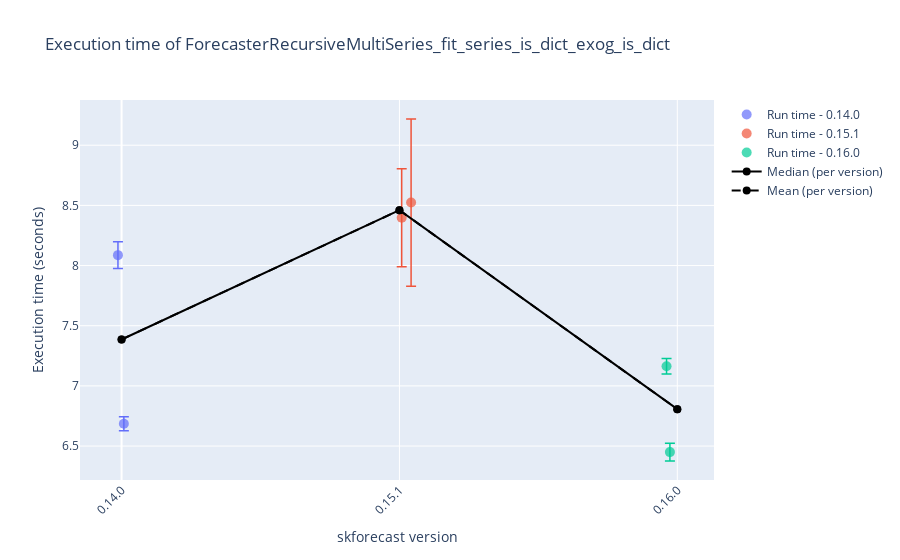
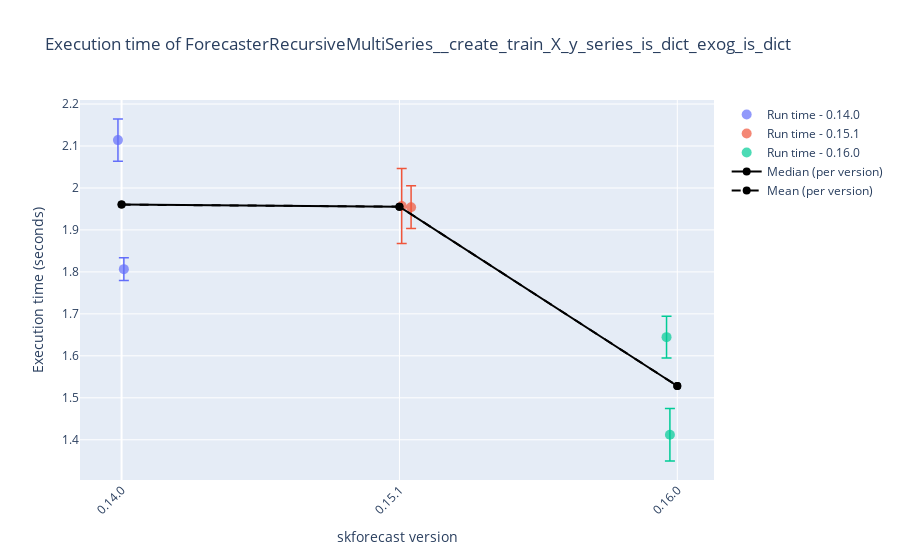
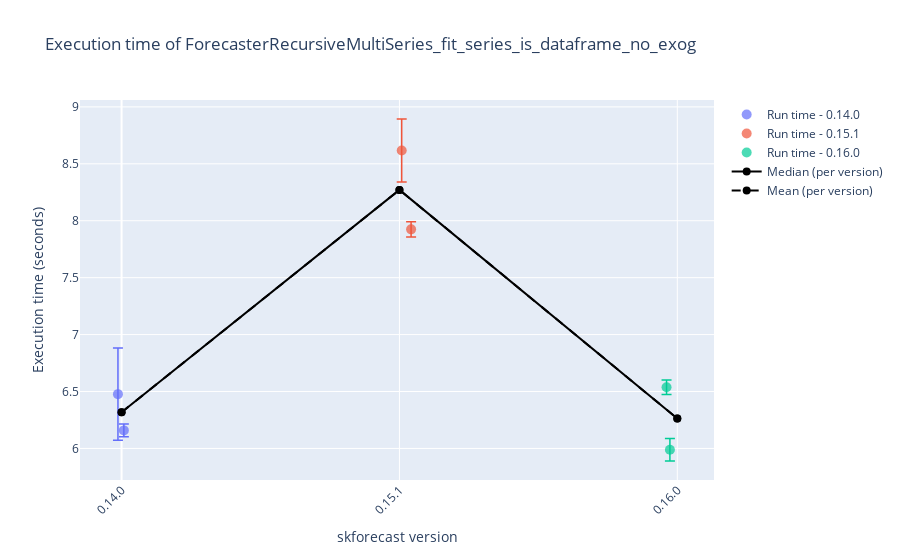
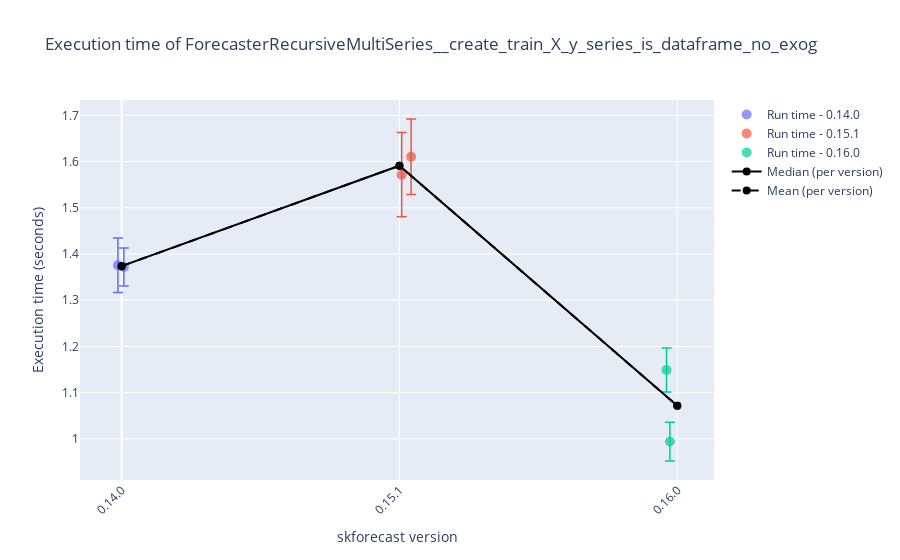

Write notebook code for charts like these, in order.
### Code cell
# Plot results
# ==============================================================================
display_df = True
selected_date = None
# 'Linux-6.11.0-24-generic-x86_64-with-glibc2.39'
# 'Windows-10-10.0.19045-SP0'
selected_platform = None

results_benchmark_all = joblib.load("./benchmark.joblib")
results_benchmark = results_benchmark_all.query("forecaster_name in ['ForecasterRecursiveMultiSeries', 'ForecasterAutoregMultiSeries']")
results_benchmark = results_benchmark.query("regressor_name == 'LGBMRegressor'")
for function_name in results_benchmark['function_name'].unique():
    df = results_benchmark.query(f"function_name == '{function_name}'")
    if selected_date:
        df = df[df['datetime'].dt.date == pd.to_datetime(selected_date).date()]
    if selected_platform:
        df = df[df['platform'] == selected_platform]
    if display_df:
        display(df)
    plot_benchmark_results(df.copy(), function_name, add_median=True, add_mean=True)

### Figure 1 — Plotly figure (JSON) as saved in the notebook; plotly's stock layout.template omitted (floating-point values rounded to 4 significant figures)
{"data": [{"error_y": {"array": [0.1108, 0.05841], "color": "#636EFA", "thickness": 1.5, "type": "data", "visible": true, "width": 5}, "hovertemplate": "%{text}<extra></extra>", "marker": {"color": "#636EFA", "opacity": 0.7, "size": 10}, "mode": "markers", "name": "Run time - 0.14.0", "showlegend": true, "text": ["Forecaster: ForecasterRecursiveMultiSeries<br>Regressor: LGBMRegressor<br>Function: ForecasterRecursiveMultiSeries_fit_series_is_dict_exog_is_dict<br>Function_hash: 63b606a379874ae9f340ba4fe592d695<br>Datetime: 2025-04-24 10:40:25.109072<br>Python version: 3.11.10<br>skforecast version: 0.14.0<br>numpy version: 2.1.3<br>pandas version: 2.2.3<br>sklearn version: 1.6.1<br>lightgbm version: 4.5.0<br>Platform: Windows-10-10.0.19045-SP0<br>Processor: Intel64 Family 6 Model 141 Stepping 1, GenuineIntel<br>CPU count: 16<br>Memory (GB): 34.07<br>", "Forecaster: ForecasterRecursiveMultiSeries<br>Regressor: LGBMRegressor<br>Function: ForecasterRecursiveMultiSeries_fit_series_is_dict_exog_is_dict<br>Function_hash: 63b606a379874ae9f340ba4fe592d695<br>Datetime: 2025-04-24 11:07:42.003553<br>Python version: 3.11.10<br>skforecast version: 0.14.0<br>numpy version: 2.1.3<br>pandas version: 2.2.3<br>sklearn version: 1.6.1<br>lightgbm version: 4.5.0<br>Platform: Windows-10-10.0.19045-SP0<br>Processor: Intel64 Family 6 Model 141 Stepping 1, GenuineIntel<br>CPU count: 16<br>Memory (GB): 34.07<br>"], "type": "scatter", "x": [-0.01307, 0.008195], "y": [8.087, 6.685]}, {"error_y": {"array": [0.4075, 0.6945], "color": "#EF553B", "thickness": 1.5, "type": "data", "visible": true, "width": 5}, "hovertemplate": "%{text}<extra></extra>", "marker": {"color": "#EF553B", "opacity": 0.7, "size": 10}, "mode": "markers", "name": "Run time - 0.15.1", "showlegend": true, "text": ["Forecaster: ForecasterRecursiveMultiSeries<br>Regressor: LGBMRegressor<br>Function: ForecasterRecursiveMultiSeries_fit_series_is_dict_exog_is_dict<br>Function_hash: 63b606a379874ae9f340ba4fe592d695<br>Datetime: 2025-04-24 10:33:15.303767<br>Python version: 3.11.10<br>skforecast version: 0.15.1<br>numpy version: 2.1.3<br>pandas version: 2.2.3<br>sklearn version: 1.6.1<br>lightgbm version: 4.5.0<br>Platform: Windows-10-10.0.19045-SP0<br>Processor: Intel64 Family 6 Model 141 Stepping 1, GenuineIntel<br>CPU count: 16<br>Memory (GB): 34.07<br>", "Forecaster: ForecasterRecursiveMultiSeries<br>Regressor: LGBMRegressor<br>Function: ForecasterRecursiveMultiSeries_fit_series_is_dict_exog_is_dict<br>Function_hash: 63b606a379874ae9f340ba4fe592d695<br>Datetime: 2025-04-24 11:16:37.067503<br>Python version: 3.11.10<br>skforecast version: 0.15.1<br>numpy version: 2.1.3<br>pandas version: 2.2.3<br>sklearn version: 1.6.1<br>lightgbm version: 4.5.0<br>Platform: Windows-10-10.0.19045-SP0<br>Processor: Intel64 Family 6 Model 141 Stepping 1, GenuineIntel<br>CPU count: 16<br>Memory (GB): 34.07<br>"], "type": "scatter", "x": [1.008, 1.042], "y": [8.397, 8.523]}, {"error_y": {"array": [0.06411, 0.07387], "color": "#00CC96", "thickness": 1.5, "type": "data", "visible": true, "width": 5}, "hovertemplate": "%{text}<extra></extra>", "marker": {"color": "#00CC96", "opacity": 0.7, "size": 10}, "mode": "markers", "name": "Run time - 0.16.0", "showlegend": true, "text": ["Forecaster: ForecasterRecursiveMultiSeries<br>Regressor: LGBMRegressor<br>Function: ForecasterRecursiveMultiSeries_fit_series_is_dict_exog_is_dict<br>Function_hash: 63b606a379874ae9f340ba4fe592d695<br>Datetime: 2025-04-24 18:03:06.476568<br>Python version: 3.11.10<br>skforecast version: 0.16.0<br>numpy version: 2.2.5<br>pandas version: 2.2.3<br>sklearn version: 1.6.1<br>lightgbm version: 4.5.0<br>Platform: Windows-10-10.0.19045-SP0<br>Processor: Intel64 Family 6 Model 141 Stepping 1, GenuineIntel<br>CPU count: 16<br>Memory (GB): 34.07<br>", "Forecaster: ForecasterRecursiveMultiSeries<br>Regressor: LGBMRegressor<br>Function: ForecasterRecursiveMultiSeries_fit_series_is_dict_exog_is_dict<br>Function_hash: 63b606a379874ae9f340ba4fe592d695<br>Datetime: 2025-04-24 18:18:13.058177<br>Python version: 3.11.10<br>skforecast version: 0.16.0<br>numpy version: 2.2.5<br>pandas version: 2.2.3<br>sklearn version: 1.6.1<br>lightgbm version: 4.5.0<br>Platform: Windows-10-10.0.19045-SP0<br>Processor: Intel64 Family 6 Model 141 Stepping 1, GenuineIntel<br>CPU count: 16<br>Memory (GB): 34.07<br>"], "type": "scatter", "x": [1.961, 1.973], "y": [7.164, 6.45]}, {"line": {"color": "black", "width": 2}, "marker": {"color": "black", "size": 8}, "mode": "lines+markers", "name": "Median (per version)", "type": "scatter", "x": [0, 1, 2], "y": [7.386, 8.46, 6.807]}, {"line": {"color": "black", "dash": "dash", "width": 2}, "marker": {"color": "black", "size": 8}, "mode": "lines+markers", "name": "Mean (per version)", "type": "scatter", "x": [0, 1, 2], "y": [7.386, 8.46, 6.807]}], "layout": {"showlegend": true, "title": {"text": "Execution time of ForecasterRecursiveMultiSeries_fit_series_is_dict_exog_is_dict"}, "xaxis": {"tickangle": -45, "tickmode": "array", "ticktext": ["0.14.0", "0.15.1", "0.16.0"], "tickvals": [0, 1, 2], "title": {"text": "skforecast version"}}, "yaxis": {"title": {"text": "Execution time (seconds)"}}}}

### Figure 2 — Plotly figure (JSON) as saved in the notebook; plotly's stock layout.template omitted (floating-point values rounded to 4 significant figures)
{"data": [{"error_y": {"array": [0.05032, 0.02735], "color": "#636EFA", "thickness": 1.5, "type": "data", "visible": true, "width": 5}, "hovertemplate": "%{text}<extra></extra>", "marker": {"color": "#636EFA", "opacity": 0.7, "size": 10}, "mode": "markers", "name": "Run time - 0.14.0", "showlegend": true, "text": ["Forecaster: ForecasterRecursiveMultiSeries<br>Regressor: LGBMRegressor<br>Function: ForecasterRecursiveMultiSeries__create_train_X_y_series_is_dict_exog_is_dict<br>Function_hash: 583e7d25f58c2314c85ab6c385d879cc<br>Datetime: 2025-04-24 10:40:35.694818<br>Python version: 3.11.10<br>skforecast version: 0.14.0<br>numpy version: 2.1.3<br>pandas version: 2.2.3<br>sklearn version: 1.6.1<br>lightgbm version: 4.5.0<br>Platform: Windows-10-10.0.19045-SP0<br>Processor: Intel64 Family 6 Model 141 Stepping 1, GenuineIntel<br>CPU count: 16<br>Memory (GB): 34.07<br>", "Forecaster: ForecasterRecursiveMultiSeries<br>Regressor: LGBMRegressor<br>Function: ForecasterRecursiveMultiSeries__create_train_X_y_series_is_dict_exog_is_dict<br>Function_hash: 583e7d25f58c2314c85ab6c385d879cc<br>Datetime: 2025-04-24 11:07:51.060806<br>Python version: 3.11.10<br>skforecast version: 0.14.0<br>numpy version: 2.1.3<br>pandas version: 2.2.3<br>sklearn version: 1.6.1<br>lightgbm version: 4.5.0<br>Platform: Windows-10-10.0.19045-SP0<br>Processor: Intel64 Family 6 Model 141 Stepping 1, GenuineIntel<br>CPU count: 16<br>Memory (GB): 34.07<br>"], "type": "scatter", "x": [-0.01307, 0.008195], "y": [2.114, 1.807]}, {"error_y": {"array": [0.08929, 0.05093], "color": "#EF553B", "thickness": 1.5, "type": "data", "visible": true, "width": 5}, "hovertemplate": "%{text}<extra></extra>", "marker": {"color": "#EF553B", "opacity": 0.7, "size": 10}, "mode": "markers", "name": "Run time - 0.15.1", "showlegend": true, "text": ["Forecaster: ForecasterRecursiveMultiSeries<br>Regressor: LGBMRegressor<br>Function: ForecasterRecursiveMultiSeries__create_train_X_y_series_is_dict_exog_is_dict<br>Function_hash: 583e7d25f58c2314c85ab6c385d879cc<br>Datetime: 2025-04-24 10:33:25.095433<br>Python version: 3.11.10<br>skforecast version: 0.15.1<br>numpy version: 2.1.3<br>pandas version: 2.2.3<br>sklearn version: 1.6.1<br>lightgbm version: 4.5.0<br>Platform: Windows-10-10.0.19045-SP0<br>Processor: Intel64 Family 6 Model 141 Stepping 1, GenuineIntel<br>CPU count: 16<br>Memory (GB): 34.07<br>", "Forecaster: ForecasterRecursiveMultiSeries<br>Regressor: LGBMRegressor<br>Function: ForecasterRecursiveMultiSeries__create_train_X_y_series_is_dict_exog_is_dict<br>Function_hash: 583e7d25f58c2314c85ab6c385d879cc<br>Datetime: 2025-04-24 11:16:46.862258<br>Python version: 3.11.10<br>skforecast version: 0.15.1<br>numpy version: 2.1.3<br>pandas version: 2.2.3<br>sklearn version: 1.6.1<br>lightgbm version: 4.5.0<br>Platform: Windows-10-10.0.19045-SP0<br>Processor: Intel64 Family 6 Model 141 Stepping 1, GenuineIntel<br>CPU count: 16<br>Memory (GB): 34.07<br>"], "type": "scatter", "x": [1.008, 1.042], "y": [1.957, 1.954]}, {"error_y": {"array": [0.04986, 0.06246], "color": "#00CC96", "thickness": 1.5, "type": "data", "visible": true, "width": 5}, "hovertemplate": "%{text}<extra></extra>", "marker": {"color": "#00CC96", "opacity": 0.7, "size": 10}, "mode": "markers", "name": "Run time - 0.16.0", "showlegend": true, "text": ["Forecaster: ForecasterRecursiveMultiSeries<br>Regressor: LGBMRegressor<br>Function: ForecasterRecursiveMultiSeries__create_train_X_y_series_is_dict_exog_is_dict<br>Function_hash: 583e7d25f58c2314c85ab6c385d879cc<br>Datetime: 2025-04-24 18:02:03.292269<br>Python version: 3.11.10<br>skforecast version: 0.16.0<br>numpy version: 2.2.5<br>pandas version: 2.2.3<br>sklearn version: 1.6.1<br>lightgbm version: 4.5.0<br>Platform: Windows-10-10.0.19045-SP0<br>Processor: Intel64 Family 6 Model 141 Stepping 1, GenuineIntel<br>CPU count: 16<br>Memory (GB): 34.07<br>", "Forecaster: ForecasterRecursiveMultiSeries<br>Regressor: LGBMRegressor<br>Function: ForecasterRecursiveMultiSeries__create_train_X_y_series_is_dict_exog_is_dict<br>Function_hash: 583e7d25f58c2314c85ab6c385d879cc<br>Datetime: 2025-04-24 18:17:17.012633<br>Python version: 3.11.10<br>skforecast version: 0.16.0<br>numpy version: 2.2.5<br>pandas version: 2.2.3<br>sklearn version: 1.6.1<br>lightgbm version: 4.5.0<br>Platform: Windows-10-10.0.19045-SP0<br>Processor: Intel64 Family 6 Model 141 Stepping 1, GenuineIntel<br>CPU count: 16<br>Memory (GB): 34.07<br>"], "type": "scatter", "x": [1.961, 1.973], "y": [1.645, 1.412]}, {"line": {"color": "black", "width": 2}, "marker": {"color": "black", "size": 8}, "mode": "lines+markers", "name": "Median (per version)", "type": "scatter", "x": [0, 1, 2], "y": [1.96, 1.955, 1.528]}, {"line": {"color": "black", "dash": "dash", "width": 2}, "marker": {"color": "black", "size": 8}, "mode": "lines+markers", "name": "Mean (per version)", "type": "scatter", "x": [0, 1, 2], "y": [1.96, 1.955, 1.528]}], "layout": {"showlegend": true, "title": {"text": "Execution time of ForecasterRecursiveMultiSeries__create_train_X_y_series_is_dict_exog_is_dict"}, "xaxis": {"tickangle": -45, "tickmode": "array", "ticktext": ["0.14.0", "0.15.1", "0.16.0"], "tickvals": [0, 1, 2], "title": {"text": "skforecast version"}}, "yaxis": {"title": {"text": "Execution time (seconds)"}}}}

### Figure 3 — Plotly figure (JSON) as saved in the notebook; plotly's stock layout.template omitted (floating-point values rounded to 4 significant figures)
{"data": [{"error_y": {"array": [0.4049, 0.05551], "color": "#636EFA", "thickness": 1.5, "type": "data", "visible": true, "width": 5}, "hovertemplate": "%{text}<extra></extra>", "marker": {"color": "#636EFA", "opacity": 0.7, "size": 10}, "mode": "markers", "name": "Run time - 0.14.0", "showlegend": true, "text": ["Forecaster: ForecasterRecursiveMultiSeries<br>Regressor: LGBMRegressor<br>Function: ForecasterRecursiveMultiSeries_fit_series_is_dataframe_no_exog<br>Function_hash: aa35b8ba0c0839021a95e5ba0786a67e<br>Datetime: 2025-04-24 10:41:08.105175<br>Python version: 3.11.10<br>skforecast version: 0.14.0<br>numpy version: 2.1.3<br>pandas version: 2.2.3<br>sklearn version: 1.6.1<br>lightgbm version: 4.5.0<br>Platform: Windows-10-10.0.19045-SP0<br>Processor: Intel64 Family 6 Model 141 Stepping 1, GenuineIntel<br>CPU count: 16<br>Memory (GB): 34.07<br>", "Forecaster: ForecasterRecursiveMultiSeries<br>Regressor: LGBMRegressor<br>Function: ForecasterRecursiveMultiSeries_fit_series_is_dataframe_no_exog<br>Function_hash: aa35b8ba0c0839021a95e5ba0786a67e<br>Datetime: 2025-04-24 11:08:21.874210<br>Python version: 3.11.10<br>skforecast version: 0.14.0<br>numpy version: 2.1.3<br>pandas version: 2.2.3<br>sklearn version: 1.6.1<br>lightgbm version: 4.5.0<br>Platform: Windows-10-10.0.19045-SP0<br>Processor: Intel64 Family 6 Model 141 Stepping 1, GenuineIntel<br>CPU count: 16<br>Memory (GB): 34.07<br>"], "type": "scatter", "x": [-0.01307, 0.008195], "y": [6.477, 6.158]}, {"error_y": {"array": [0.2763, 0.06611], "color": "#EF553B", "thickness": 1.5, "type": "data", "visible": true, "width": 5}, "hovertemplate": "%{text}<extra></extra>", "marker": {"color": "#EF553B", "opacity": 0.7, "size": 10}, "mode": "markers", "name": "Run time - 0.15.1", "showlegend": true, "text": ["Forecaster: ForecasterRecursiveMultiSeries<br>Regressor: LGBMRegressor<br>Function: ForecasterRecursiveMultiSeries_fit_series_is_dataframe_no_exog<br>Function_hash: aa35b8ba0c0839021a95e5ba0786a67e<br>Datetime: 2025-04-24 10:34:08.214428<br>Python version: 3.11.10<br>skforecast version: 0.15.1<br>numpy version: 2.1.3<br>pandas version: 2.2.3<br>sklearn version: 1.6.1<br>lightgbm version: 4.5.0<br>Platform: Windows-10-10.0.19045-SP0<br>Processor: Intel64 Family 6 Model 141 Stepping 1, GenuineIntel<br>CPU count: 16<br>Memory (GB): 34.07<br>", "Forecaster: ForecasterRecursiveMultiSeries<br>Regressor: LGBMRegressor<br>Function: ForecasterRecursiveMultiSeries_fit_series_is_dataframe_no_exog<br>Function_hash: aa35b8ba0c0839021a95e5ba0786a67e<br>Datetime: 2025-04-24 11:17:26.506134<br>Python version: 3.11.10<br>skforecast version: 0.15.1<br>numpy version: 2.1.3<br>pandas version: 2.2.3<br>sklearn version: 1.6.1<br>lightgbm version: 4.5.0<br>Platform: Windows-10-10.0.19045-SP0<br>Processor: Intel64 Family 6 Model 141 Stepping 1, GenuineIntel<br>CPU count: 16<br>Memory (GB): 34.07<br>"], "type": "scatter", "x": [1.008, 1.042], "y": [8.617, 7.924]}, {"error_y": {"array": [0.06416, 0.09848], "color": "#00CC96", "thickness": 1.5, "type": "data", "visible": true, "width": 5}, "hovertemplate": "%{text}<extra></extra>", "marker": {"color": "#00CC96", "opacity": 0.7, "size": 10}, "mode": "markers", "name": "Run time - 0.16.0", "showlegend": true, "text": ["Forecaster: ForecasterRecursiveMultiSeries<br>Regressor: LGBMRegressor<br>Function: ForecasterRecursiveMultiSeries_fit_series_is_dataframe_no_exog<br>Function_hash: aa35b8ba0c0839021a95e5ba0786a67e<br>Datetime: 2025-04-24 18:03:39.185807<br>Python version: 3.11.10<br>skforecast version: 0.16.0<br>numpy version: 2.2.5<br>pandas version: 2.2.3<br>sklearn version: 1.6.1<br>lightgbm version: 4.5.0<br>Platform: Windows-10-10.0.19045-SP0<br>Processor: Intel64 Family 6 Model 141 Stepping 1, GenuineIntel<br>CPU count: 16<br>Memory (GB): 34.07<br>", "Forecaster: ForecasterRecursiveMultiSeries<br>Regressor: LGBMRegressor<br>Function: ForecasterRecursiveMultiSeries_fit_series_is_dataframe_no_exog<br>Function_hash: aa35b8ba0c0839021a95e5ba0786a67e<br>Datetime: 2025-04-24 18:18:43.029344<br>Python version: 3.11.10<br>skforecast version: 0.16.0<br>numpy version: 2.2.5<br>pandas version: 2.2.3<br>sklearn version: 1.6.1<br>lightgbm version: 4.5.0<br>Platform: Windows-10-10.0.19045-SP0<br>Processor: Intel64 Family 6 Model 141 Stepping 1, GenuineIntel<br>CPU count: 16<br>Memory (GB): 34.07<br>"], "type": "scatter", "x": [1.961, 1.973], "y": [6.538, 5.988]}, {"line": {"color": "black", "width": 2}, "marker": {"color": "black", "size": 8}, "mode": "lines+markers", "name": "Median (per version)", "type": "scatter", "x": [0, 1, 2], "y": [6.318, 8.271, 6.263]}, {"line": {"color": "black", "dash": "dash", "width": 2}, "marker": {"color": "black", "size": 8}, "mode": "lines+markers", "name": "Mean (per version)", "type": "scatter", "x": [0, 1, 2], "y": [6.318, 8.271, 6.263]}], "layout": {"showlegend": true, "title": {"text": "Execution time of ForecasterRecursiveMultiSeries_fit_series_is_dataframe_no_exog"}, "xaxis": {"tickangle": -45, "tickmode": "array", "ticktext": ["0.14.0", "0.15.1", "0.16.0"], "tickvals": [0, 1, 2], "title": {"text": "skforecast version"}}, "yaxis": {"title": {"text": "Execution time (seconds)"}}}}

### Figure 4 — Plotly figure (JSON) as saved in the notebook; plotly's stock layout.template omitted (floating-point values rounded to 4 significant figures)
{"data": [{"error_y": {"array": [0.05901, 0.04089], "color": "#636EFA", "thickness": 1.5, "type": "data", "visible": true, "width": 5}, "hovertemplate": "%{text}<extra></extra>", "marker": {"color": "#636EFA", "opacity": 0.7, "size": 10}, "mode": "markers", "name": "Run time - 0.14.0", "showlegend": true, "text": ["Forecaster: ForecasterRecursiveMultiSeries<br>Regressor: LGBMRegressor<br>Function: ForecasterRecursiveMultiSeries__create_train_X_y_series_is_dataframe_no_exog<br>Function_hash: 7b994fdfa33ce4a2084e303d3f49c934<br>Datetime: 2025-04-24 10:41:15.004316<br>Python version: 3.11.10<br>skforecast version: 0.14.0<br>numpy version: 2.1.3<br>pandas version: 2.2.3<br>sklearn version: 1.6.1<br>lightgbm version: 4.5.0<br>Platform: Windows-10-10.0.19045-SP0<br>Processor: Intel64 Family 6 Model 141 Stepping 1, GenuineIntel<br>CPU count: 16<br>Memory (GB): 34.07<br>", "Forecaster: ForecasterRecursiveMultiSeries<br>Regressor: LGBMRegressor<br>Function: ForecasterRecursiveMultiSeries__create_train_X_y_series_is_dataframe_no_exog<br>Function_hash: 7b994fdfa33ce4a2084e303d3f49c934<br>Datetime: 2025-04-24 11:08:28.757259<br>Python version: 3.11.10<br>skforecast version: 0.14.0<br>numpy version: 2.1.3<br>pandas version: 2.2.3<br>sklearn version: 1.6.1<br>lightgbm version: 4.5.0<br>Platform: Windows-10-10.0.19045-SP0<br>Processor: Intel64 Family 6 Model 141 Stepping 1, GenuineIntel<br>CPU count: 16<br>Memory (GB): 34.07<br>"], "type": "scatter", "x": [-0.01307, 0.008195], "y": [1.376, 1.372]}, {"error_y": {"array": [0.0911, 0.08155], "color": "#EF553B", "thickness": 1.5, "type": "data", "visible": true, "width": 5}, "hovertemplate": "%{text}<extra></extra>", "marker": {"color": "#EF553B", "opacity": 0.7, "size": 10}, "mode": "markers", "name": "Run time - 0.15.1", "showlegend": true, "text": ["Forecaster: ForecasterRecursiveMultiSeries<br>Regressor: LGBMRegressor<br>Function: ForecasterRecursiveMultiSeries__create_train_X_y_series_is_dataframe_no_exog<br>Function_hash: 7b994fdfa33ce4a2084e303d3f49c934<br>Datetime: 2025-04-24 10:34:16.092443<br>Python version: 3.11.10<br>skforecast version: 0.15.1<br>numpy version: 2.1.3<br>pandas version: 2.2.3<br>sklearn version: 1.6.1<br>lightgbm version: 4.5.0<br>Platform: Windows-10-10.0.19045-SP0<br>Processor: Intel64 Family 6 Model 141 Stepping 1, GenuineIntel<br>CPU count: 16<br>Memory (GB): 34.07<br>", "Forecaster: ForecasterRecursiveMultiSeries<br>Regressor: LGBMRegressor<br>Function: ForecasterRecursiveMultiSeries__create_train_X_y_series_is_dataframe_no_exog<br>Function_hash: 7b994fdfa33ce4a2084e303d3f49c934<br>Datetime: 2025-04-24 11:17:34.591231<br>Python version: 3.11.10<br>skforecast version: 0.15.1<br>numpy version: 2.1.3<br>pandas version: 2.2.3<br>sklearn version: 1.6.1<br>lightgbm version: 4.5.0<br>Platform: Windows-10-10.0.19045-SP0<br>Processor: Intel64 Family 6 Model 141 Stepping 1, GenuineIntel<br>CPU count: 16<br>Memory (GB): 34.07<br>"], "type": "scatter", "x": [1.008, 1.042], "y": [1.572, 1.611]}, {"error_y": {"array": [0.04767, 0.04205], "color": "#00CC96", "thickness": 1.5, "type": "data", "visible": true, "width": 5}, "hovertemplate": "%{text}<extra></extra>", "marker": {"color": "#00CC96", "opacity": 0.7, "size": 10}, "mode": "markers", "name": "Run time - 0.16.0", "showlegend": true, "text": ["Forecaster: ForecasterRecursiveMultiSeries<br>Regressor: LGBMRegressor<br>Function: ForecasterRecursiveMultiSeries__create_train_X_y_series_is_dataframe_no_exog<br>Function_hash: 7b994fdfa33ce4a2084e303d3f49c934<br>Datetime: 2025-04-24 18:02:14.811485<br>Python version: 3.11.10<br>skforecast version: 0.16.0<br>numpy version: 2.2.5<br>pandas version: 2.2.3<br>sklearn version: 1.6.1<br>lightgbm version: 4.5.0<br>Platform: Windows-10-10.0.19045-SP0<br>Processor: Intel64 Family 6 Model 141 Stepping 1, GenuineIntel<br>CPU count: 16<br>Memory (GB): 34.07<br>", "Forecaster: ForecasterRecursiveMultiSeries<br>Regressor: LGBMRegressor<br>Function: ForecasterRecursiveMultiSeries__create_train_X_y_series_is_dataframe_no_exog<br>Function_hash: 7b994fdfa33ce4a2084e303d3f49c934<br>Datetime: 2025-04-24 18:17:26.968773<br>Python version: 3.11.10<br>skforecast version: 0.16.0<br>numpy version: 2.2.5<br>pandas version: 2.2.3<br>sklearn version: 1.6.1<br>lightgbm version: 4.5.0<br>Platform: Windows-10-10.0.19045-SP0<br>Processor: Intel64 Family 6 Model 141 Stepping 1, GenuineIntel<br>CPU count: 16<br>Memory (GB): 34.07<br>"], "type": "scatter", "x": [1.961, 1.973], "y": [1.149, 0.9943]}, {"line": {"color": "black", "width": 2}, "marker": {"color": "black", "size": 8}, "mode": "lines+markers", "name": "Median (per version)", "type": "scatter", "x": [0, 1, 2], "y": [1.374, 1.591, 1.072]}, {"line": {"color": "black", "dash": "dash", "width": 2}, "marker": {"color": "black", "size": 8}, "mode": "lines+markers", "name": "Mean (per version)", "type": "scatter", "x": [0, 1, 2], "y": [1.374, 1.591, 1.072]}], "layout": {"showlegend": true, "title": {"text": "Execution time of ForecasterRecursiveMultiSeries__create_train_X_y_series_is_dataframe_no_exog"}, "xaxis": {"tickangle": -45, "tickmode": "array", "ticktext": ["0.14.0", "0.15.1", "0.16.0"], "tickvals": [0, 1, 2], "title": {"text": "skforecast version"}}, "yaxis": {"title": {"text": "Execution time (seconds)"}}}}
